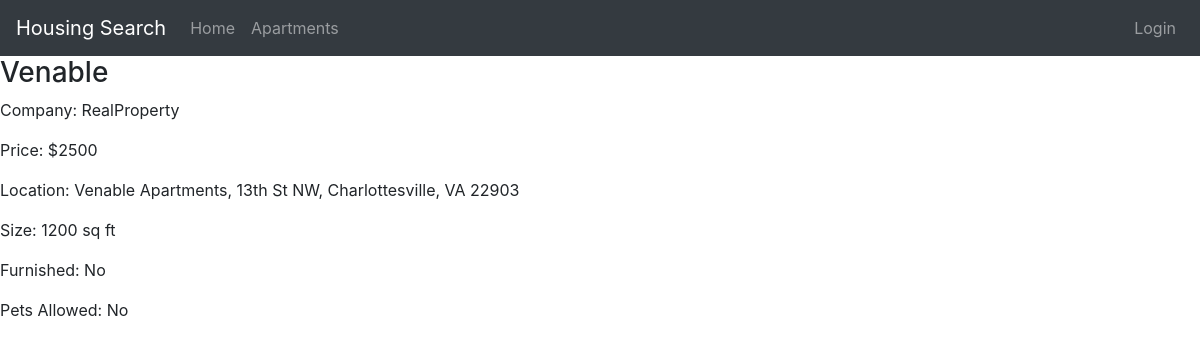
/apartments/3/, run on the app's committed database.
### housing_app/models.py (models this page shows)
class Apartment(models.Model):
	name = models.CharField(max_length=100)
	company = models.CharField(max_length=100)
	location = models.CharField(max_length=150)
	price = models.IntegerField()
	size = models.IntegerField()
	bedrooms = models.IntegerField()
	furnished = models.CharField(max_length=5)
	pets = models.CharField(max_length=5)

### housing_app/views.py (the view)
# urls.py: url(r'^apartments/(\d+)/', views.apartment_detail, name='apartment_detail'),
def apartment_detail(request, id):
	try:
		apartment = Apartment.objects.get(id=id)
	except Apartment.DoesNotExist:
		raise Http404("Apartment not found")
	return render(request, 'apartment_detail.html', {'apartment': apartment})

### housing_app/templates/apartment_detail.html
{% extends 'base.html' %}
	{% block content %}
	<div>
		<h3> {{ apartment.name|capfirst }} </h3>
		<p> Company: {{ apartment.company }} </p>
		<p> Price: ${{ apartment.price }} </p>
		<p> Location: {{ apartment.location }} </p>
		<p> Size: {{ apartment.size }} sq ft </p>
		<p> Furnished: {{ apartment.furnished }} </p>
		<p> Pets Allowed: {{ apartment.pets }} </p>
	</div>
	{% endblock content %}

### data on the page
Apartment: name "Venable", company "RealProperty", price "2500", location "Venable Apartments, 13th St NW, Charlottesville, VA 22903", size "1200", furnished "No", pets "No"
